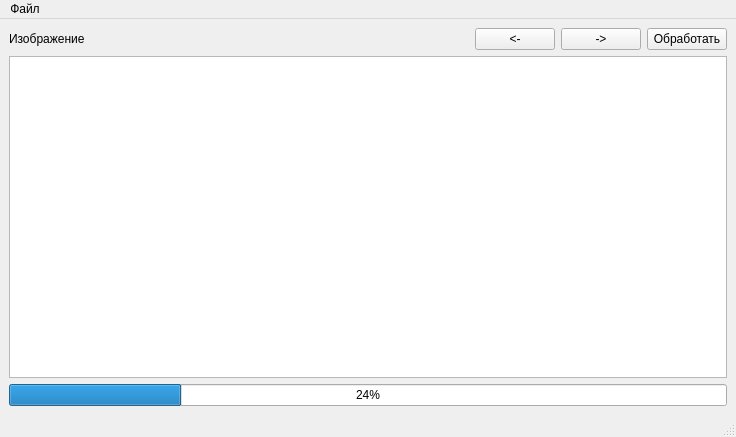
<?xml version="1.0" encoding="UTF-8"?>
<ui version="4.0">
 <class>MainWindow</class>
 <widget class="QMainWindow" name="MainWindow">
  <property name="geometry">
   <rect>
    <x>0</x>
    <y>0</y>
    <width>736</width>
    <height>437</height>
   </rect>
  </property>
  <property name="windowTitle">
   <string>MainWindow</string>
  </property>
  <widget class="QWidget" name="centralwidget">
   <layout class="QHBoxLayout" name="horizontalLayout_4">
    <item>
     <layout class="QVBoxLayout" name="verticalLayout">
      <item>
       <layout class="QHBoxLayout" name="horizontalLayout_2">
        <item>
         <widget class="QLabel" name="label_image_idx">
          <property name="sizePolicy">
           <sizepolicy hsizetype="Fixed" vsizetype="Fixed">
            <horstretch>0</horstretch>
            <verstretch>0</verstretch>
           </sizepolicy>
          </property>
          <property name="text">
           <string>Изображение</string>
          </property>
         </widget>
        </item>
        <item>
         <spacer name="horizontalSpacer_2">
          <property name="orientation">
           <enum>Qt::Horizontal</enum>
          </property>
          <property name="sizeHint" stdset="0">
           <size>
            <width>40</width>
            <height>20</height>
           </size>
          </property>
         </spacer>
        </item>
        <item>
         <widget class="QPushButton" name="prev_picture_button">
          <property name="sizePolicy">
           <sizepolicy hsizetype="Fixed" vsizetype="Fixed">
            <horstretch>0</horstretch>
            <verstretch>0</verstretch>
           </sizepolicy>
          </property>
          <property name="text">
           <string>&lt;-</string>
          </property>
         </widget>
        </item>
        <item>
         <widget class="QPushButton" name="next_picture_button">
          <property name="sizePolicy">
           <sizepolicy hsizetype="Fixed" vsizetype="Fixed">
            <horstretch>0</horstretch>
            <verstretch>0</verstretch>
           </sizepolicy>
          </property>
          <property name="text">
           <string>-&gt;</string>
          </property>
         </widget>
        </item>
        <item>
         <widget class="QPushButton" name="analys_button">
          <property name="minimumSize">
           <size>
            <width>0</width>
            <height>20</height>
           </size>
          </property>
          <property name="text">
           <string>Обработать</string>
          </property>
         </widget>
        </item>
       </layout>
      </item>
      <item>
       <widget class="QGraphicsView" name="graphicsView">
        <property name="cursor" stdset="0">
         <cursorShape>CrossCursor</cursorShape>
        </property>
       </widget>
      </item>
      <item>
       <widget class="QProgressBar" name="progressBar">
        <property name="value">
         <number>24</number>
        </property>
       </widget>
      </item>
     </layout>
    </item>
   </layout>
  </widget>
  <widget class="QMenuBar" name="menubar">
   <property name="geometry">
    <rect>
     <x>0</x>
     <y>0</y>
     <width>736</width>
     <height>20</height>
    </rect>
   </property>
   <widget class="QMenu" name="menuPicture_Analysis">
    <property name="title">
     <string>Файл</string>
    </property>
    <addaction name="open_picture_action"/>
    <addaction name="open_directory_action"/>
    <addaction name="separator"/>
    <addaction name="exit_action"/>
   </widget>
   <addaction name="menuPicture_Analysis"/>
  </widget>
  <widget class="QStatusBar" name="statusbar"/>
  <action name="open_picture_action">
   <property name="text">
    <string>Выбрать изображение</string>
   </property>
  </action>
  <action name="open_directory_action">
   <property name="text">
    <string>Выбрать каталог</string>
   </property>
  </action>
  <action name="exit_action">
   <property name="text">
    <string>Выход</string>
   </property>
  </action>
 </widget>
 <resources/>
 <connections/>
</ui>
